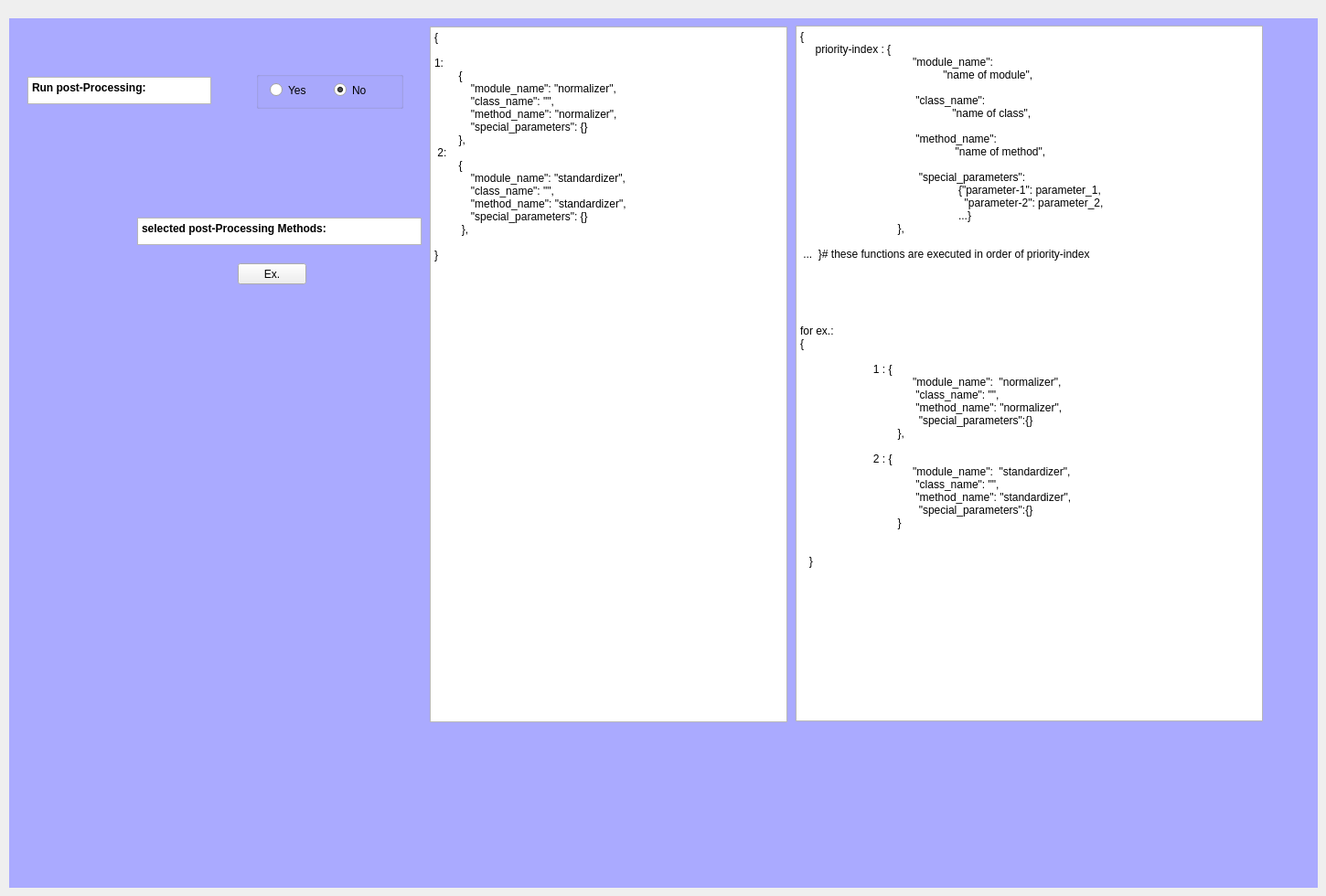
         <widget class="QWidget" name="tab_postProcessing">
          <property name="sizePolicy">
           <sizepolicy hsizetype="Expanding" vsizetype="Expanding">
            <horstretch>0</horstretch>
            <verstretch>0</verstretch>
           </sizepolicy>
          </property>
          <attribute name="title">
           <string>postProcessing</string>
          </attribute>
          <widget class="QPlainTextEdit" name="st26">
           <property name="geometry">
            <rect>
             <x>30</x>
             <y>84</y>
             <width>201</width>
             <height>30</height>
            </rect>
           </property>
           <property name="font">
            <font>
             <weight>75</weight>
             <italic>false</italic>
             <bold>true</bold>
            </font>
           </property>
           <property name="verticalScrollBarPolicy">
            <enum>Qt::ScrollBarAlwaysOff</enum>
           </property>
           <property name="plainText">
            <string>Run post-Processing:</string>
           </property>
           <property name="textInteractionFlags">
            <set>Qt::NoTextInteraction</set>
           </property>
           <property name="centerOnScroll">
            <bool>true</bool>
           </property>
          </widget>
          <widget class="QPushButton" name="btn_postProcess_methods_ex">
           <property name="geometry">
            <rect>
             <x>260</x>
             <y>288</y>
             <width>75</width>
             <height>23</height>
            </rect>
           </property>
           <property name="text">
            <string>Ex.</string>
           </property>
          </widget>
          <widget class="QPlainTextEdit" name="st27">
           <property name="geometry">
            <rect>
             <x>150</x>
             <y>238</y>
             <width>311</width>
             <height>30</height>
            </rect>
           </property>
           <property name="font">
            <font>
             <weight>75</weight>
             <italic>false</italic>
             <bold>true</bold>
            </font>
           </property>
           <property name="verticalScrollBarPolicy">
            <enum>Qt::ScrollBarAlwaysOff</enum>
           </property>
           <property name="plainText">
            <string>selected post-Processing Methods:</string>
           </property>
           <property name="textInteractionFlags">
            <set>Qt::NoTextInteraction</set>
           </property>
           <property name="centerOnScroll">
            <bool>true</bool>
           </property>
          </widget>
          <widget class="QGroupBox" name="group_runPostProcess">
           <property name="geometry">
            <rect>
             <x>280</x>
             <y>78</y>
             <width>161</width>
             <height>41</height>
            </rect>
           </property>
           <property name="title">
            <string/>
           </property>
           <widget class="QRadioButton" name="rbtn_run_postProcess">
            <property name="geometry">
             <rect>
              <x>15</x>
              <y>10</y>
              <width>61</width>
              <height>21</height>
             </rect>
            </property>
            <property name="text">
             <string>Yes</string>
            </property>
            <property name="checked">
             <bool>false</bool>
            </property>
           </widget>
           <widget class="QRadioButton" name="rbtn_dont_run_postProcess">
            <property name="geometry">
             <rect>
              <x>85</x>
              <y>10</y>
              <width>61</width>
              <height>21</height>
             </rect>
            </property>
            <property name="text">
             <string>No</string>
            </property>
            <property name="checked">
             <bool>true</bool>
            </property>
           </widget>
          </widget>
          <widget class="QMdiArea" name="mdarea_postProcess">
           <property name="geometry">
            <rect>
             <x>10</x>
             <y>20</y>
             <width>1431</width>
             <height>951</height>
            </rect>
           </property>
           <property name="background">
            <brush brushstyle="SolidPattern">
             <color alpha="255">
              <red>170</red>
              <green>170</green>
              <blue>255</blue>
             </color>
            </brush>
           </property>
          </widget>
          <widget class="QPlainTextEdit" name="et_postProcess_methods">
           <property name="geometry">
            <rect>
             <x>470</x>
             <y>29</y>
             <width>391</width>
             <height>761</height>
            </rect>
           </property>
           <property name="plainText">
            <string>{

1:
        {
            &quot;module_name&quot;: &quot;normalizer&quot;,
            &quot;class_name&quot;: &quot;&quot;,
            &quot;method_name&quot;: &quot;normalizer&quot;,
            &quot;special_parameters&quot;: {}
        },
 2:
        {
            &quot;module_name&quot;: &quot;standardizer&quot;,
            &quot;class_name&quot;: &quot;&quot;,
            &quot;method_name&quot;: &quot;standardizer&quot;,
            &quot;special_parameters&quot;: {}
         },

}  </string>
           </property>
           <property name="placeholderText">
            <string notr="true"/>
           </property>
          </widget>
          <widget class="QPlainTextEdit" name="st28">
           <property name="geometry">
            <rect>
             <x>870</x>
             <y>28</y>
             <width>511</width>
             <height>761</height>
            </rect>
           </property>
           <property name="plainText">
            <string>{
     priority-index : {
                                     &quot;module_name&quot;:
                                               &quot;name of module&quot;,

                                      &quot;class_name&quot;: 
                                                  &quot;name of class&quot;,

                                      &quot;method_name&quot;: 
                                                   &quot;name of method&quot;,

                                       &quot;special_parameters&quot;:
                                                    {&quot;parameter-1&quot;: parameter_1,
                                                      &quot;parameter-2&quot;: parameter_2, 
                                                    ...}
                                }, 

 ...  }# these functions are executed in order of priority-index





for ex.:
{

                        1 : {
                                     &quot;module_name&quot;:  &quot;normalizer&quot;,
                                      &quot;class_name&quot;: &quot;&quot;,
                                      &quot;method_name&quot;: &quot;normalizer&quot;,
                                       &quot;special_parameters&quot;:{}
                                },

                        2 : {
                                     &quot;module_name&quot;:  &quot;standardizer&quot;,
                                      &quot;class_name&quot;: &quot;&quot;,
                                      &quot;method_name&quot;: &quot;standardizer&quot;,
                                       &quot;special_parameters&quot;:{}
                                }


   }</string>
           </property>
           <property name="placeholderText">
            <string notr="true">{1: {         &quot;module_name&quot;:             &quot;no_change_char&quot;,         &quot;class_name&quot;: &quot;&quot;,         &quot;method_name&quot;:             &quot;no_change_char&quot;,         &quot;special_parameters&quot;:             {&quot;&quot;}     }</string>
           </property>
          </widget>
          <zorder>mdarea_postProcess</zorder>
          <zorder>st26</zorder>
          <zorder>btn_postProcess_methods_ex</zorder>
          <zorder>st27</zorder>
          <zorder>group_runPostProcess</zorder>
          <zorder>et_postProcess_methods</zorder>
          <zorder>st28</zorder>
         </widget>
